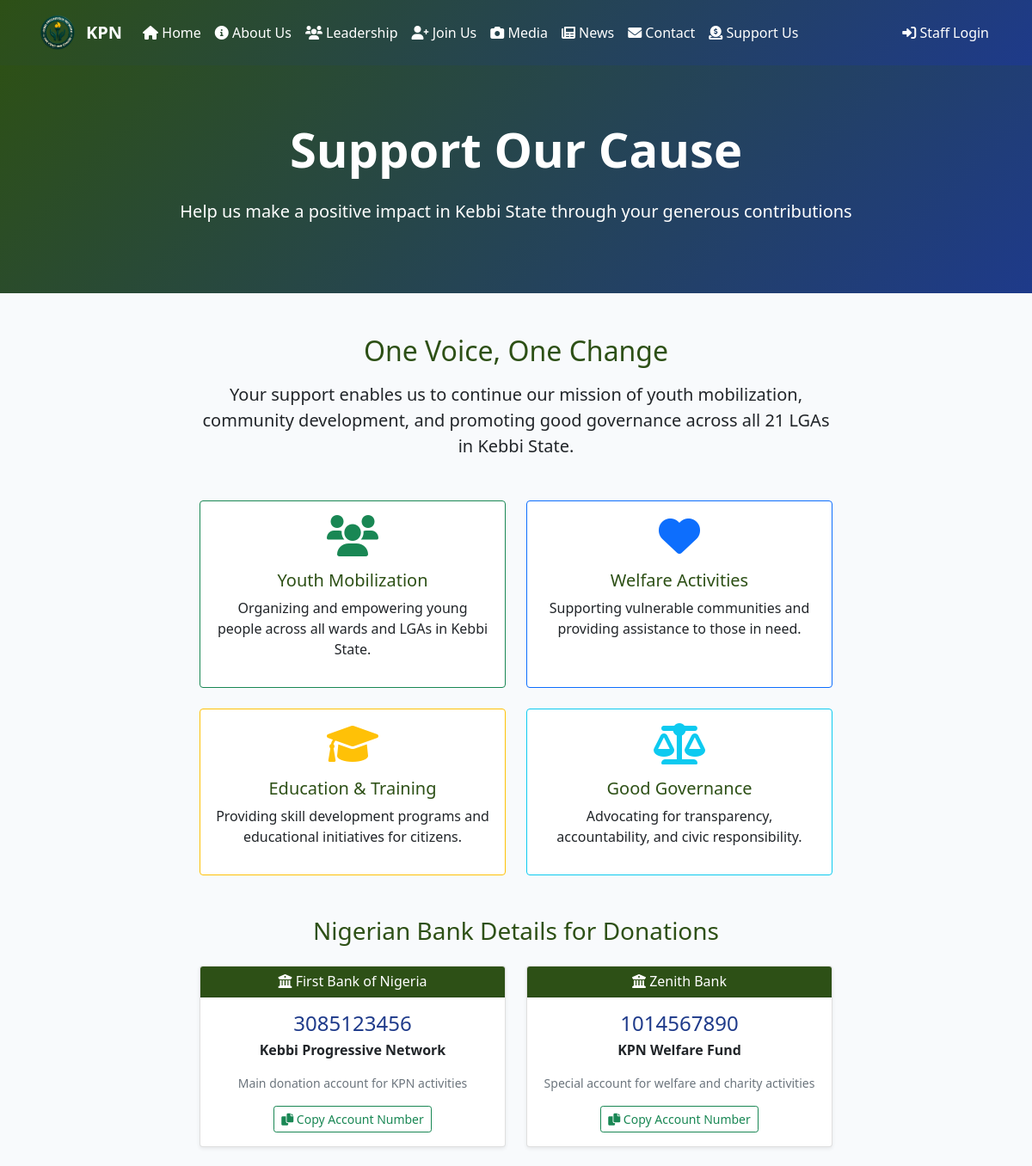
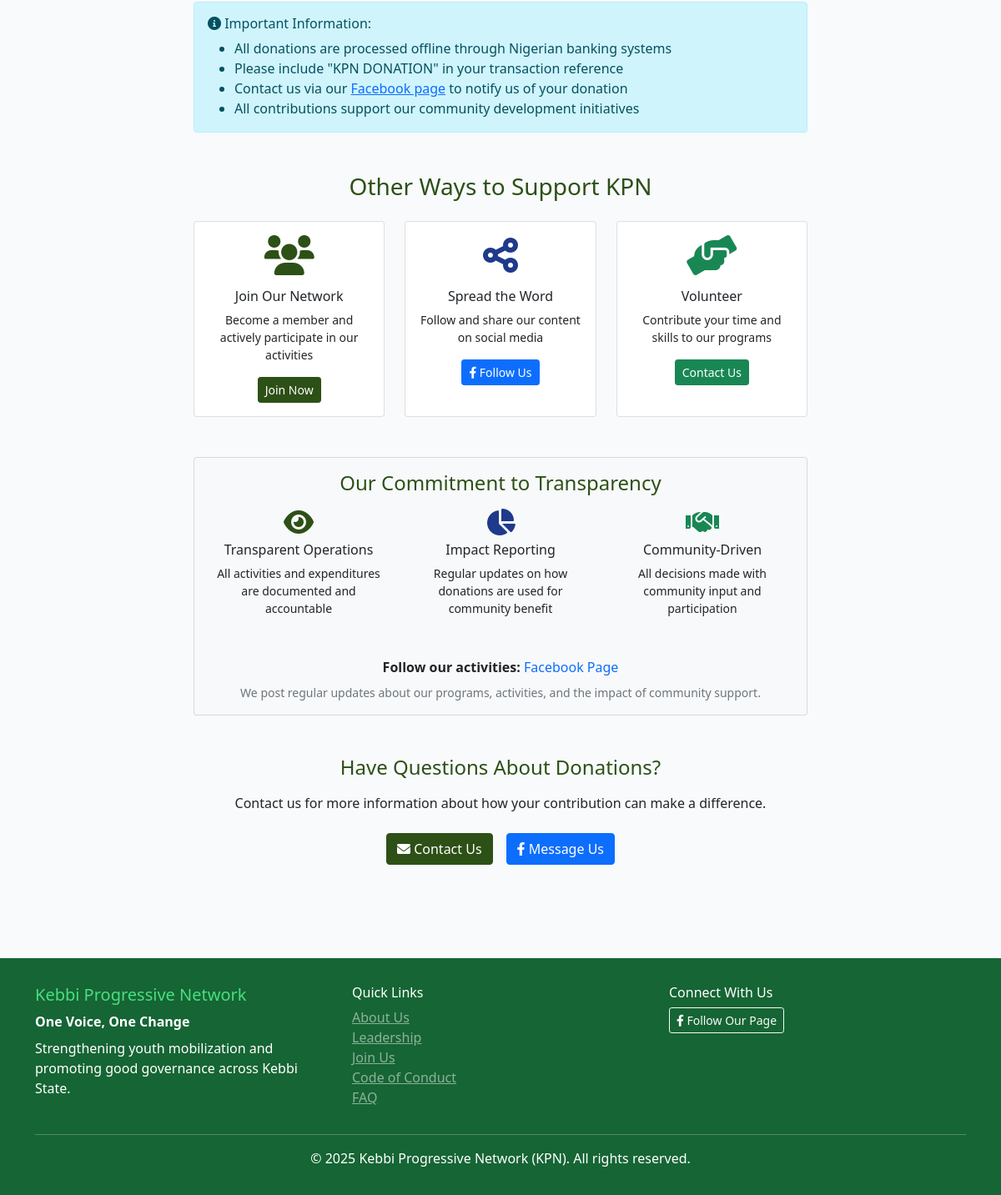
Screenshot of /support with the database file from the repository (2 pictures, top to bottom).
### models.py (models this page shows)
class Donation(db.Model):
    __tablename__ = 'donations'
    id = db.Column(db.Integer, primary_key=True)
    bank_name = db.Column(db.String(100), nullable=False)
    account_name = db.Column(db.String(200), nullable=False)
    account_number = db.Column(db.String(20), nullable=False)
    description = db.Column(db.Text)
    active = db.Column(db.Boolean, default=True)
    created_at = db.Column(db.DateTime, default=datetime.utcnow)

### blueprints/core.py (the view)
@core.route('/support')
def support():
    donations = Donation.query.filter_by(active=True).all()
    return render_template('core/support.html', donations=donations)

### templates/core/support.html (shortened to what this page needs)
{% extends "base.html" %}
{% block content %}
<section class="hero-section">
    <div class="container text-center">
        <h1 class="display-4 fw-bold mb-4">Support Our Cause</h1>
        <p class="lead">Help us make a positive impact in Kebbi State through your generous contributions</p>
    </div>
</section>
<section class="py-5">
    <div class="container">
        <div class="row">
            <div class="col-lg-8 mx-auto">
                <div class="text-center mb-5">
                    <h2 class="text-kpn-green mb-3">One Voice, One Change</h2>
                    <p class="lead">
                        Your support enables us to continue our mission of youth mobilization, community development,
                        and promoting good governance across all 21 LGAs in Kebbi State.
                    </p>
                </div>
                <div class="row g-4 mb-5">
                    <div class="col-md-6">
                        <div class="card h-100 border-success">
                            <div class="card-body text-center">
                                <i class="fas fa-users fa-3x text-success mb-3"></i>
                                <h5 class="text-kpn-green">Youth Mobilization</h5>
                                <p>Organizing and empowering young people across all wards and LGAs in Kebbi State.</p>
                            </div>
                        </div>
                    </div>
                    <div class="col-md-6">
                        <div class="card h-100 border-primary">
                            <div class="card-body text-center">
                                <i class="fas fa-heart fa-3x text-primary mb-3"></i>
                                <h5 class="text-kpn-green">Welfare Activities</h5>
                                <p>Supporting vulnerable communities and providing assistance to those in need.</p>
                            </div>
                        </div>
                    </div>
                    <div class="col-md-6">
                        <div class="card h-100 border-warning">
                            <div class="card-body text-center">
                                <i class="fas fa-graduation-cap fa-3x text-warning mb-3"></i>
                                <h5 class="text-kpn-green">Education & Training</h5>
                                <p>Providing skill development programs and educational initiatives for citizens.</p>
                            </div>
                        </div>
                    </div>
                    <div class="col-md-6">
                        <div class="card h-100 border-info">
                            <div class="card-body text-center">
                                <i class="fas fa-balance-scale fa-3x text-info mb-3"></i>
                                <h5 class="text-kpn-green">Good Governance</h5>
                                <p>Advocating for transparency, accountability, and civic responsibility.</p>
                            </div>
                        </div>
                    </div>
                </div>
                {% if donations %}
                <div class="mb-5">
                    <h3 class="text-kpn-green text-center mb-4">Nigerian Bank Details for Donations</h3>
                    <div class="row g-4">
                        {% for donation in donations %}
                        <div class="col-md-6">
                            <div class="card shadow-sm">
                                <div class="card-header bg-kpn-green text-white text-center">
                                    <h6 class="mb-0">
                                        <i class="fas fa-university"></i> {{ donation.bank_name }}
                                    </h6>
                                </div>
                                <div class="card-body">
                                    <div class="text-center mb-3">
                                        <h4 class="text-kpn-blue mb-1">{{ donation.account_number }}</h4>
                                        <p class="fw-bold mb-0">{{ donation.account_name }}</p>
                                    </div>
                                    {% if donation.description %}
                                        <p class="text-muted text-center small">{{ donation.description }}</p>
                                    {% endif %}
                                    <div class="text-center">
                                        <button class="btn btn-outline-success btn-sm" onclick="copyToClipboard('{{ donation.account_number }}')">
                                            <i class="fas fa-copy"></i> Copy Account Number
                                        </button>
                                    </div>
                                </div>
                            </div>
                        </div>
                        {% endfor %}
                    </div>
                    <div class="alert alert-info mt-4">
                        <h6><i class="fas fa-info-circle"></i> Important Information:</h6>
                        <ul class="mb-0">
                            <li>All donations are processed offline through Nigerian banking systems</li>
                            <li>Please include "KPN DONATION" in your transaction reference</li>
                            <li>Contact us via our <a href="https://www.facebook.com/kpn.kebbi" target="_blank">Facebook page</a> to notify us of your donation</li>
                            <li>All contributions support our community development initiatives</li>
                        </ul>
                    </div>
                </div>
                {% endif %}
                <div class="mb-5">
                    <h3 class="text-kpn-green text-center mb-4">Other Ways to Support KPN</h3>
                    <div class="row g-4">
                        <div class="col-md-4">
                            <div class="card text-center h-100">
                                <div class="card-body">
                                    <i class="fas fa-users fa-3x text-kpn-green mb-3"></i>
                                    <h6>Join Our Network</h6>
                                    <p class="small">Become a member and actively participate in our activities</p>
                                    <a href="{{ url_for('core.join') }}" class="btn btn-kpn-primary btn-sm">Join Now</a>
                                </div>
                            </div>
                        </div>
                        <div class="col-md-4">
                            <div class="card text-center h-100">
                                <div class="card-body">
                                    <i class="fas fa-share-alt fa-3x text-kpn-blue mb-3"></i>
                                    <h6>Spread the Word</h6>
                                    <p class="small">Follow and share our content on social media</p>
                                    <a href="https://www.facebook.com/kpn.kebbi" target="_blank" class="btn btn-primary btn-sm">
                                        <i class="fab fa-facebook-f"></i> Follow Us
                                    </a>
                                </div>
                            </div>
                        </div>
                        <div class="col-md-4">
                            <div class="card text-center h-100">
                                <div class="card-body">
                                    <i class="fas fa-hands-helping fa-3x text-success mb-3"></i>
                                    <h6>Volunteer</h6>
                                    <p class="small">Contribute your time and skills to our programs</p>
                                    <a href="{{ url_for('core.contact') }}" class="btn btn-success btn-sm">Contact Us</a>
                                </div>
                            </div>
                        </div>
                    </div>
                </div>
                <div class="card bg-light">
                    <div class="card-body">
                        <h4 class="text-kpn-green text-center mb-3">Our Commitment to Transparency</h4>
                        <div class="row">
                            <div class="col-md-4 text-center mb-3">
                                <i class="fas fa-eye fa-2x text-kpn-green mb-2"></i>
                                <h6>Transparent Operations</h6>
                                <p class="small">All activities and expenditures are documented and accountable</p>
                            </div>
                            <div class="col-md-4 text-center mb-3">
                                <i class="fas fa-chart-pie fa-2x text-kpn-blue mb-2"></i>
                                <h6>Impact Reporting</h6>
                                <p class="small">Regular updates on how donations are used for community benefit</p>
                            </div>
                            <div class="col-md-4 text-center mb-3">
                                <i class="fas fa-handshake fa-2x text-success mb-2"></i>
                                <h6>Community-Driven</h6>
                                <p class="small">All decisions made with community input and participation</p>
                            </div>
                        </div>
                        <div class="text-center mt-3">
                            <p class="mb-2">
                                <strong>Follow our activities:</strong>
                                <a href="https://www.facebook.com/kpn.kebbi" target="_blank" class="text-decoration-none">
                                    Facebook Page
                                </a>
                            </p>
                            <p class="small text-muted mb-0">
                                We post regular updates about our programs, activities, and the impact of community support.
                            </p>
                        </div>
                    </div>
                </div>
                <div class="text-center mt-5">
                    <h4 class="text-kpn-green mb-3">Have Questions About Donations?</h4>
                    <p class="mb-4">Contact us for more information about how your contribution can make a difference.</p>
                    <div class="d-flex justify-content-center gap-3">
                        <a href="{{ url_for('core.contact') }}" class="btn btn-kpn-primary">
                            <i class="fas fa-envelope"></i> Contact Us
                        </a>
                        <a href="https://www.facebook.com/kpn.kebbi" target="_blank" class="btn btn-primary">
                            <i class="fab fa-facebook-f"></i> Message Us
                        </a>
                    </div>
                </div>
            </div>
        </div>
    </div>
</section>
{% endblock %}

### rows the page displays
Donation: bank_name "First Bank of Nigeria", account_number "3085123456", account_name "Kebbi Progressive Network", description "Main donation account for KPN activities"
Donation: bank_name "Zenith Bank", account_number "1014567890", account_name "KPN Welfare Fund", description "Special account for welfare and charity activities"
